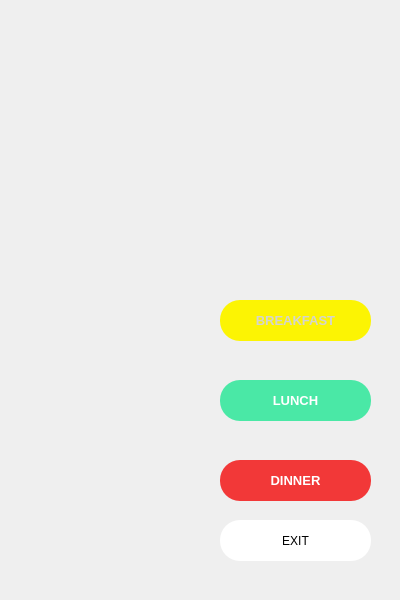
<?xml version="1.0" encoding="UTF-8"?>
<ui version="4.0">
 <class>food_scr</class>
 <widget class="QMainWindow" name="food_scr">
  <property name="geometry">
   <rect>
    <x>0</x>
    <y>0</y>
    <width>400</width>
    <height>600</height>
   </rect>
  </property>
  <property name="sizePolicy">
   <sizepolicy hsizetype="Preferred" vsizetype="Preferred">
    <horstretch>0</horstretch>
    <verstretch>0</verstretch>
   </sizepolicy>
  </property>
  <property name="minimumSize">
   <size>
    <width>0</width>
    <height>0</height>
   </size>
  </property>
  <property name="windowTitle">
   <string>MainWindow</string>
  </property>
  <widget class="QWidget" name="centralwidget">
   <widget class="QLabel" name="background">
    <property name="geometry">
     <rect>
      <x>0</x>
      <y>0</y>
      <width>401</width>
      <height>601</height>
     </rect>
    </property>
    <property name="font">
     <font>
      <pointsize>18</pointsize>
     </font>
    </property>
    <property name="styleSheet">
     <string notr="true"/>
    </property>
    <property name="text">
     <string/>
    </property>
    <property name="pixmap">
     <pixmap>images/image_3.jpg</pixmap>
    </property>
    <property name="scaledContents">
     <bool>true</bool>
    </property>
   </widget>
   <widget class="QPushButton" name="breakfast">
    <property name="geometry">
     <rect>
      <x>220</x>
      <y>300</y>
      <width>151</width>
      <height>41</height>
     </rect>
    </property>
    <property name="font">
     <font>
      <pointsize>10</pointsize>
      <weight>75</weight>
      <bold>true</bold>
     </font>
    </property>
    <property name="styleSheet">
     <string notr="true">QPushButton {
    border: 0px;
    border-radius: 20px;
    background-color: #fcf403;
	color: #d4d4cf;
}

QPushButton:pressed {
    background-color: qlineargradient(x1: 0, y1: 0, x2: 0, y2: 1,
                                      stop: 0 #dadbde, stop: 1 #f6f7fa);
}

QPushButton:flat {
    border: none; /* no border for a flat push button */
}

QPushButton:default {
    border-color: navy; /* make the default button prominent */
}</string>
    </property>
    <property name="text">
     <string>BREAKFAST</string>
    </property>
   </widget>
   <widget class="QPushButton" name="lunch">
    <property name="geometry">
     <rect>
      <x>220</x>
      <y>380</y>
      <width>151</width>
      <height>41</height>
     </rect>
    </property>
    <property name="font">
     <font>
      <pointsize>10</pointsize>
      <weight>75</weight>
      <bold>true</bold>
     </font>
    </property>
    <property name="styleSheet">
     <string notr="true">QPushButton {
    border: 0px;
    border-radius: 20px;
    background-color: #4ae8a6;
	color: white;
}

QPushButton:pressed {
    background-color: qlineargradient(x1: 0, y1: 0, x2: 0, y2: 1,
                                      stop: 0 #dadbde, stop: 1 #f6f7fa);
}

QPushButton:flat {
    border: none; /* no border for a flat push button */
}

QPushButton:default {
    border-color: navy; /* make the default button prominent */
}</string>
    </property>
    <property name="text">
     <string>LUNCH</string>
    </property>
   </widget>
   <widget class="QPushButton" name="dinner">
    <property name="geometry">
     <rect>
      <x>220</x>
      <y>460</y>
      <width>151</width>
      <height>41</height>
     </rect>
    </property>
    <property name="font">
     <font>
      <pointsize>10</pointsize>
      <weight>75</weight>
      <bold>true</bold>
     </font>
    </property>
    <property name="styleSheet">
     <string notr="true">QPushButton {
    border: 0px;
    border-radius: 20px;
    background-color: #f23838;
	color: white;
}

QPushButton:pressed {
    background-color: qlineargradient(x1: 0, y1: 0, x2: 0, y2: 1,
                                      stop: 0 #dadbde, stop: 1 #f6f7fa);
}

QPushButton:flat {
    border: none; /* no border for a flat push button */
}

QPushButton:default {
    border-color: navy; /* make the default button prominent */
}</string>
    </property>
    <property name="text">
     <string>DINNER</string>
    </property>
   </widget>
   <widget class="QPushButton" name="pushButton_4">
    <property name="geometry">
     <rect>
      <x>220</x>
      <y>520</y>
      <width>151</width>
      <height>41</height>
     </rect>
    </property>
    <property name="styleSheet">
     <string notr="true">QPushButton {
    border: 0px;
    border-radius: 20px;
    background-color: white;
	color: black;
}

QPushButton:pressed {
    background-color: white;
	color: white;
}

QPushButton:flat {
    border: none; /* no border for a flat push button */
}

QPushButton:default {
    border-color: navy; /* make the default button prominent */
}</string>
    </property>
    <property name="text">
     <string>EXIT</string>
    </property>
   </widget>
  </widget>
 </widget>
 <resources>
  <include location="app.qrc"/>
 </resources>
 <connections/>
</ui>
